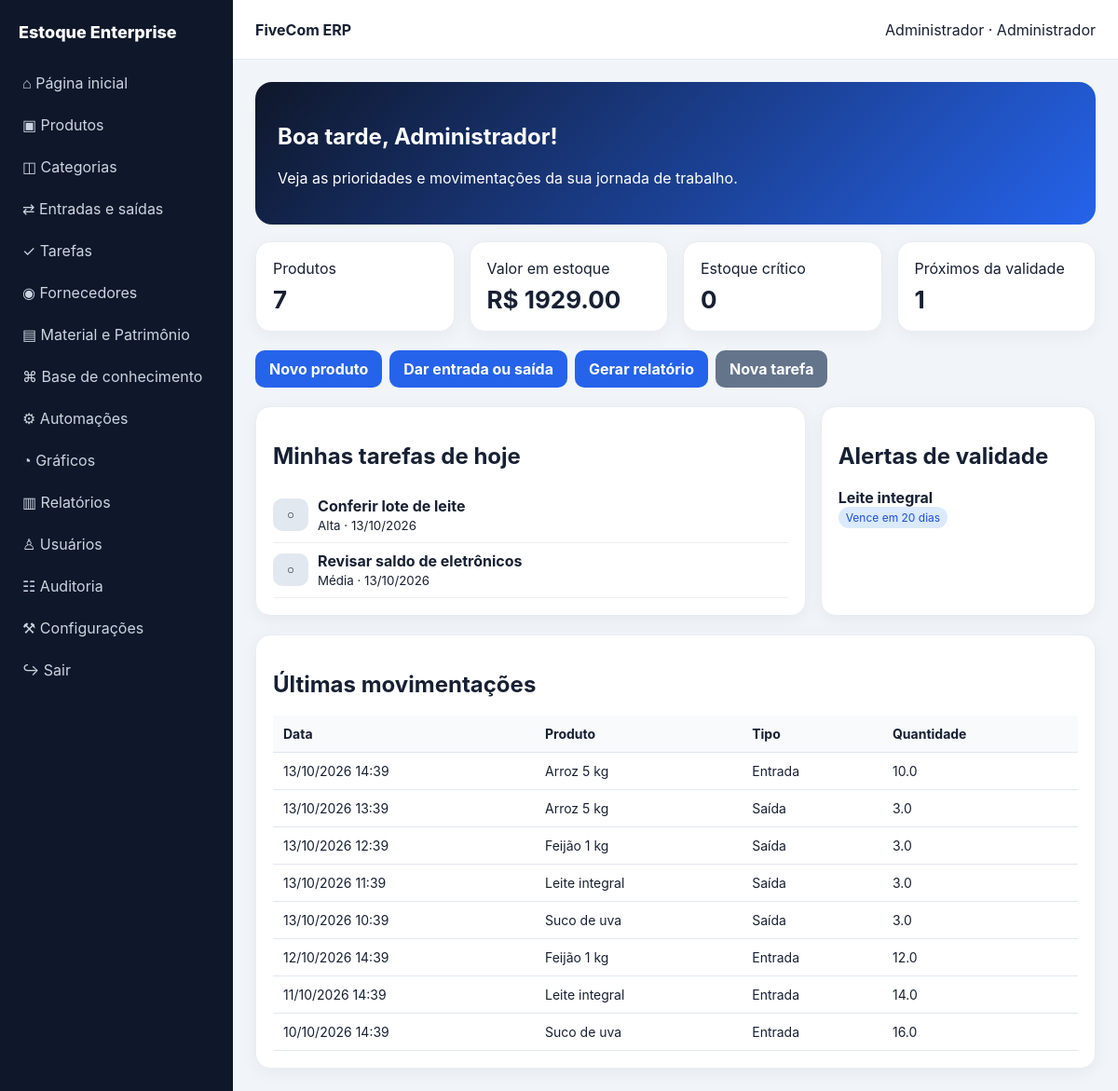
Screenshot of / (signed in) with the database file from the repository.
### app.py (models this page shows)
class Setting(db.Model):
 id=db.Column(db.Integer,primary_key=True); system_name=db.Column(db.String(120),default='FiveCom ERP'); company_name=db.Column(db.String(120),default='Estoque Enterprise'); browser_title=db.Column(db.String(120),default='FiveCom ERP'); primary_color=db.Column(db.String(20),default='#2563eb'); secondary_color=db.Column(db.String(20),default='#0f172a'); logo=db.Column(db.String(255)); login_logo=db.Column(db.String(255)); favicon=db.Column(db.String(255)); login_position=db.Column(db.String(20),default='center'); footer=db.Column(db.String(255),default='Documento gerado automaticamente pelo FiveCom ERP'); disabled_modules=db.Column(db.Text,default='')

class User(UserMixin,db.Model):
 id=db.Column(db.Integer,primary_key=True); name=db.Column(db.String(120),nullable=False); username=db.Column(db.String(80),unique=True,nullable=False); password=db.Column(db.String(255),nullable=False); role=db.Column(db.String(30),default='Operador'); active=db.Column(db.Boolean,default=True); permissions=db.Column(db.Text,default='')
 def can(self,m): return self.role=='Administrador' or m in (self.permissions or '').split(',')

class Task(db.Model):
 id=db.Column(db.Integer,primary_key=True); title=db.Column(db.String(200)); description=db.Column(db.Text); due_date=db.Column(db.Date); priority=db.Column(db.String(20),default='Média'); status=db.Column(db.String(30),default='Pendente'); user_id=db.Column(db.Integer,db.ForeignKey('user.id')); user=db.relationship('User')

class Product(db.Model):
 id=db.Column(db.Integer,primary_key=True); code=db.Column(db.String(50),unique=True,nullable=False); name=db.Column(db.String(150),nullable=False); category_id=db.Column(db.Integer,db.ForeignKey('category.id')); category=db.relationship('Category'); supplier_id=db.Column(db.Integer,db.ForeignKey('supplier.id')); unit=db.Column(db.String(20),default='UN'); cost=db.Column(db.Float,default=0); price=db.Column(db.Float,default=0); stock=db.Column(db.Float,default=0); min_stock=db.Column(db.Float,default=0); max_stock=db.Column(db.Float,default=0); location=db.Column(db.String(100)); perishable=db.Column(db.Boolean,default=False); batch=db.Column(db.String(80)); manufacture_date=db.Column(db.Date); expiry_date=db.Column(db.Date); attachment=db.Column(db.String(255)); photo=db.Column(db.String(255)); active=db.Column(db.Boolean,default=True); suppliers=db.relationship('Supplier',secondary=product_suppliers,back_populates='products')
 @property
 def days_to_expiry(self): return (self.expiry_date-date.today()).days if self.expiry_date else None

class Movement(db.Model):
 id=db.Column(db.Integer,primary_key=True); product_id=db.Column(db.Integer,db.ForeignKey('product.id')); kind=db.Column(db.String(20)); quantity=db.Column(db.Float); reason=db.Column(db.String(100)); created_at=db.Column(db.DateTime,default=datetime.now); user_id=db.Column(db.Integer); product=db.relationship('Product')

### app.py (the view)
@app.route('/')
@login_required
def home():
 today=date.today();return render_template('home.html',tasks=Task.query.filter_by(user_id=current_user.id).filter(Task.due_date<=today).order_by(Task.status).all(),low=Product.query.filter(Product.stock<=0,Product.active==True).count(),expiring=Product.query.filter(Product.expiry_date!=None,Product.expiry_date<=today+timedelta(days=30),Product.active==True).all(),movements=Movement.query.order_by(Movement.created_at.desc()).limit(8).all(),products=Product.query.filter_by(active=True).count(),value=sum(p.stock*p.cost for p in Product.query.filter_by(active=True)))

### app.py (called while the page is built)
@login.user_loader
def load_user(i): return db.session.get(User,int(i))

def settings():
 s=Setting.query.first()
 if not s:s=Setting();db.session.add(s);db.session.commit()
 return s

@app.context_processor
def ctx():
 s=settings(); return dict(cfg=s,module_enabled=lambda m:m not in (s.disabled_modules or '').split(','),now=datetime.now())

### templates/home.html
{% extends 'base.html' %}{% block content %}{% set h=now.hour %}<div class="hero"><h1>{% if h<12 %}Bom dia{% elif h<18 %}Boa tarde{% else %}Boa noite{% endif %}, {{current_user.name}}!</h1><p>Veja as prioridades e movimentações da sua jornada de trabalho.</p></div><div class="grid"><a class="card stat" href="{{url_for('products')}}">Produtos<b>{{products}}</b></a><a class="card stat" href="{{url_for('products')}}">Valor em estoque<b>R$ {{'%.2f'|format(value)}}</b></a><a class="card stat" href="{{url_for('products')}}">Estoque crítico<b>{{low}}</b></a><a class="card stat" href="{{url_for('products')}}">Próximos da validade<b>{{expiring|length}}</b></a></div><br><div class="actions"><a class="btn" href="{{url_for('products',new=1)}}">Novo produto</a><a class="btn" href="{{url_for('movements')}}">Dar entrada ou saída</a><a class="btn" href="{{url_for('reports')}}">Gerar relatório</a><a class="btn secondary" href="{{url_for('tasks')}}">Nova tarefa</a></div><br><div class="two"><div class="card"><h2>Minhas tarefas de hoje</h2>{% for t in tasks %}<form method="post" action="{{url_for('task_toggle',i=t.id)}}" style="display:flex;gap:10px;align-items:center;padding:9px 0;border-bottom:1px solid #eee"><button class="btn light">{{'✓' if t.status=='Concluída' else '○'}}</button><span><b>{{t.title}}</b><br><small>{{t.priority}} · {{t.due_date.strftime('%d/%m/%Y')}}</small></span></form>{% else %}<p>Nenhuma tarefa para hoje.</p>{% endfor %}</div><div class="card"><h2>Alertas de validade</h2>{% for p in expiring %}<p><b>{{p.name}}</b><br><span class="badge">{% if p.days_to_expiry < 0 %}Vencido{% else %}Vence em {{p.days_to_expiry}} dias{% endif %}</span></p>{% else %}<p>Sem alertas.</p>{% endfor %}</div></div><br><div class="card"><h2>Últimas movimentações</h2><div class="table-wrap"><table><tr><th>Data</th><th>Produto</th><th>Tipo</th><th>Quantidade</th></tr>{% for m in movements %}<tr><td>{{m.created_at.strftime('%d/%m/%Y %H:%M')}}</td><td>{{m.product.name}}</td><td>{{m.kind}}</td><td>{{m.quantity}}</td></tr>{% endfor %}</table></div></div>{% endblock %}

### templates/base.html (shortened to what this page needs)
<!doctype html><html lang="pt-BR"><head><link rel="stylesheet" href="{{url_for('static',filename='style.css')}}"></head><body><aside class="sidebar" id="side"><div class="brand"><span>{{cfg.company_name}}</span></div><nav class="nav"><a href="{{url_for('home')}}">⌂ Página inicial</a>{% if module_enabled('produtos') and current_user.can('produtos') %}<a href="{{url_for('products')}}">▣ Produtos</a><a href="{{url_for('categories')}}">◫ Categorias</a>{% endif %}{% if module_enabled('movimentacoes') %}<a href="{{url_for('movements')}}">⇄ Entradas e saídas</a>{% endif %}{% if module_enabled('tarefas') %}<a href="{{url_for('tasks')}}">✓ Tarefas</a>{% endif %}{% if module_enabled('fornecedores') %}<a href="{{url_for('suppliers')}}">◉ Fornecedores</a>{% endif %}{% if module_enabled('patrimonio') %}<a href="{{url_for('assets')}}">▤ Material e Patrimônio</a>{% endif %}{% if module_enabled('conhecimento') %}<a href="{{url_for('knowledge')}}">⌘ Base de conhecimento</a>{% endif %}{% if module_enabled('automacoes') %}<a href="{{url_for('automations')}}">⚙ Automações</a>{% endif %}{% if module_enabled('graficos') %}<a href="{{url_for('charts')}}">◔ Gráficos</a>{% endif %}{% if module_enabled('relatorios') %}<a href="{{url_for('reports')}}">▥ Relatórios</a>{% endif %}{% if current_user.role=='Administrador' %}<a href="{{url_for('users')}}">♙ Usuários</a><a href="{{url_for('audits')}}">☷ Auditoria</a><a href="{{url_for('config')}}">⚒ Configurações</a>{% endif %}<a href="{{url_for('logout')}}">↪ Sair</a></nav></aside><main class="main"><header class="top"><strong>{{cfg.system_name}}</strong><span>{{current_user.name}} · {{current_user.role}}</span></header><section class="content">{% block content %}{% endblock %}</section></main></body></html>

### static/style.css (style rules this page uses)
:root { --primary:#2563eb;--secondary:#0f172a }
* { box-sizing:border-box }
body { margin:0;font-family:Inter,system-ui,Arial;background:#f1f5f9;color:#172033 }
a { text-decoration:none;color:inherit }
.sidebar { position:fixed;inset:0 auto 0 0;width:250px;background:var(--secondary);color:#fff;padding:18px 12px;overflow:auto }
.brand { display:flex;align-items:center;gap:10px;font-weight:800;font-size:18px;padding:6px 8px 20px }
.nav a { display:block;padding:11px 12px;border-radius:10px;margin:3px 0;color:#cbd5e1 }
.main { margin-left:250px;min-height:100vh }
.top { height:64px;background:#fff;display:flex;align-items:center;justify-content:space-between;padding:0 24px;border-bottom:1px solid #e2e8f0;position:sticky;top:0;z-index:5 }
.content { padding:24px;max-width:1500px;margin:auto }
.grid { display:grid;grid-template-columns:repeat(4,1fr);gap:16px }
.card { background:#fff;border-radius:16px;padding:18px;box-shadow:0 4px 18px #0f172a0d;border:1px solid #e8edf3 }
.stat b { font-size:26px;display:block;margin-top:8px }
.btn { background:var(--primary);color:#fff;border:0;padding:10px 15px;border-radius:10px;cursor:pointer;font-weight:650 }
.btn.secondary { background:#64748b }
.btn.light { background:#e2e8f0;color:#172033 }
.actions { display:flex;gap:8px;flex-wrap:wrap }
.table-wrap { overflow:auto }
table { width:100%;border-collapse:collapse }
th,td { text-align:left;padding:11px;border-bottom:1px solid #e2e8f0;font-size:14px }
th { background:#f8fafc }
.badge { display:inline-block;padding:4px 8px;border-radius:999px;background:#dbeafe;color:#1d4ed8;font-size:12px }
.hero { background:linear-gradient(135deg,var(--secondary),var(--primary));color:#fff;padding:24px;border-radius:18px;margin-bottom:18px }
.two { display:grid;grid-template-columns:2fr 1fr;gap:16px }
.stat { transition:transform .15s,box-shadow .15s }

### rows the page displays
Setting: company_name "Estoque Enterprise", system_name "FiveCom ERP"
User: name "Administrador", role "Administrador"
Task: status "○", title "Conferir lote de leite", priority "Alta", due_date "13/10/2026"
Task: status "○", title "Revisar saldo de eletrônicos", priority "Média", due_date "13/10/2026"
Product: name "Leite integral", days_to_expiry "20"
Movement: created_at "13/10/2026 14:39", product.name "Arroz 5 kg", kind "Entrada", quantity "10.0"
Movement: created_at "13/10/2026 13:39", product.name "Arroz 5 kg", kind "Saída", quantity "3.0"
Movement: created_at "13/10/2026 12:39", product.name "Feijão 1 kg", kind "Saída", quantity "3.0"
Movement: created_at "13/10/2026 11:39", product.name "Leite integral", kind "Saída", quantity "3.0"
Movement: created_at "13/10/2026 10:39", product.name "Suco de uva", kind "Saída", quantity "3.0"
Movement: created_at "12/10/2026 14:39", product.name "Feijão 1 kg", kind "Entrada", quantity "12.0"
Movement: created_at "11/10/2026 14:39", product.name "Leite integral", kind "Entrada", quantity "14.0"
Movement: created_at "10/10/2026 14:39", product.name "Suco de uva", kind "Entrada", quantity "16.0"

### other values shown
{{ products }} "7"
{{ '%.2f'|format(value) }} "1929.00"
{{ low }} "0"
{{ expiring|length }} "1"
